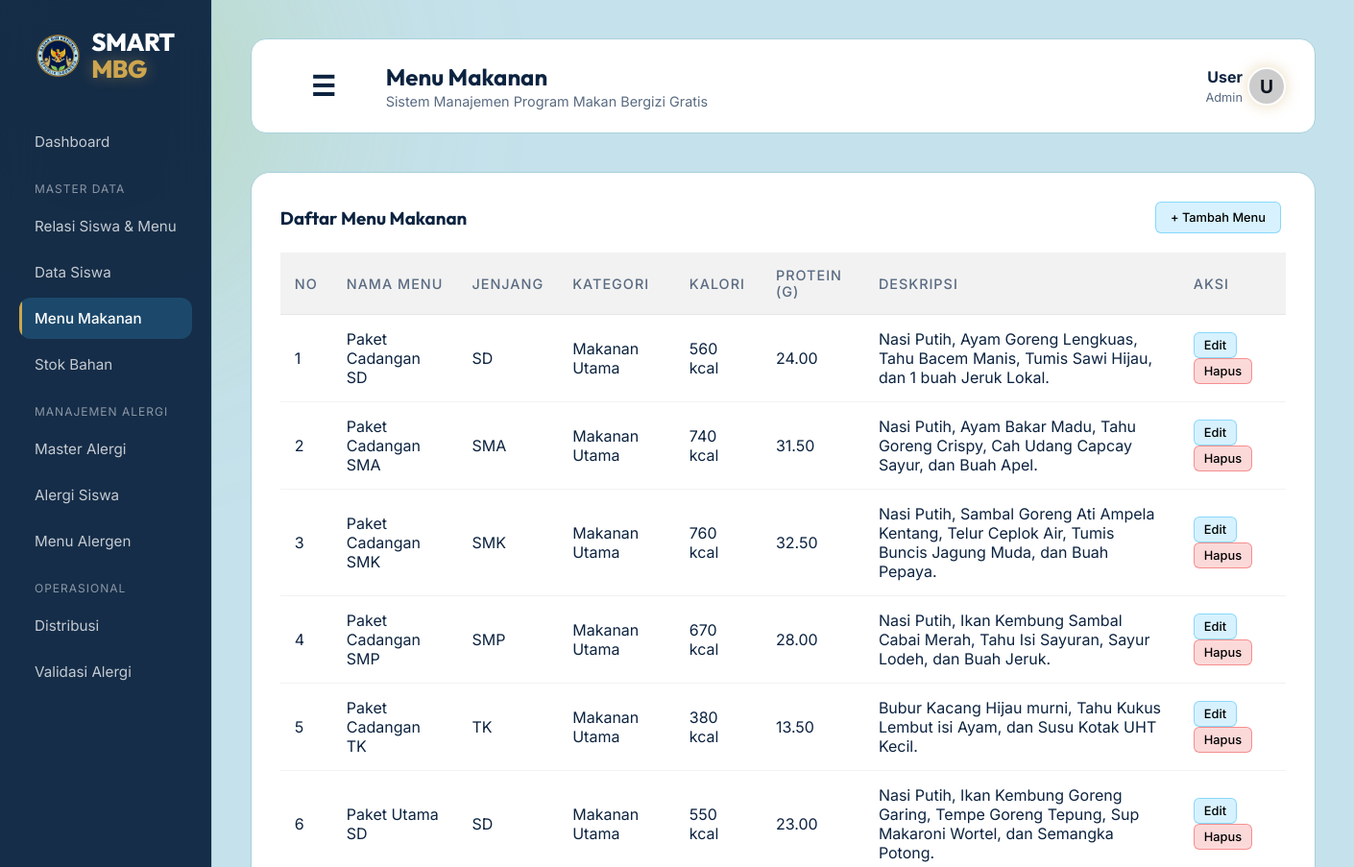
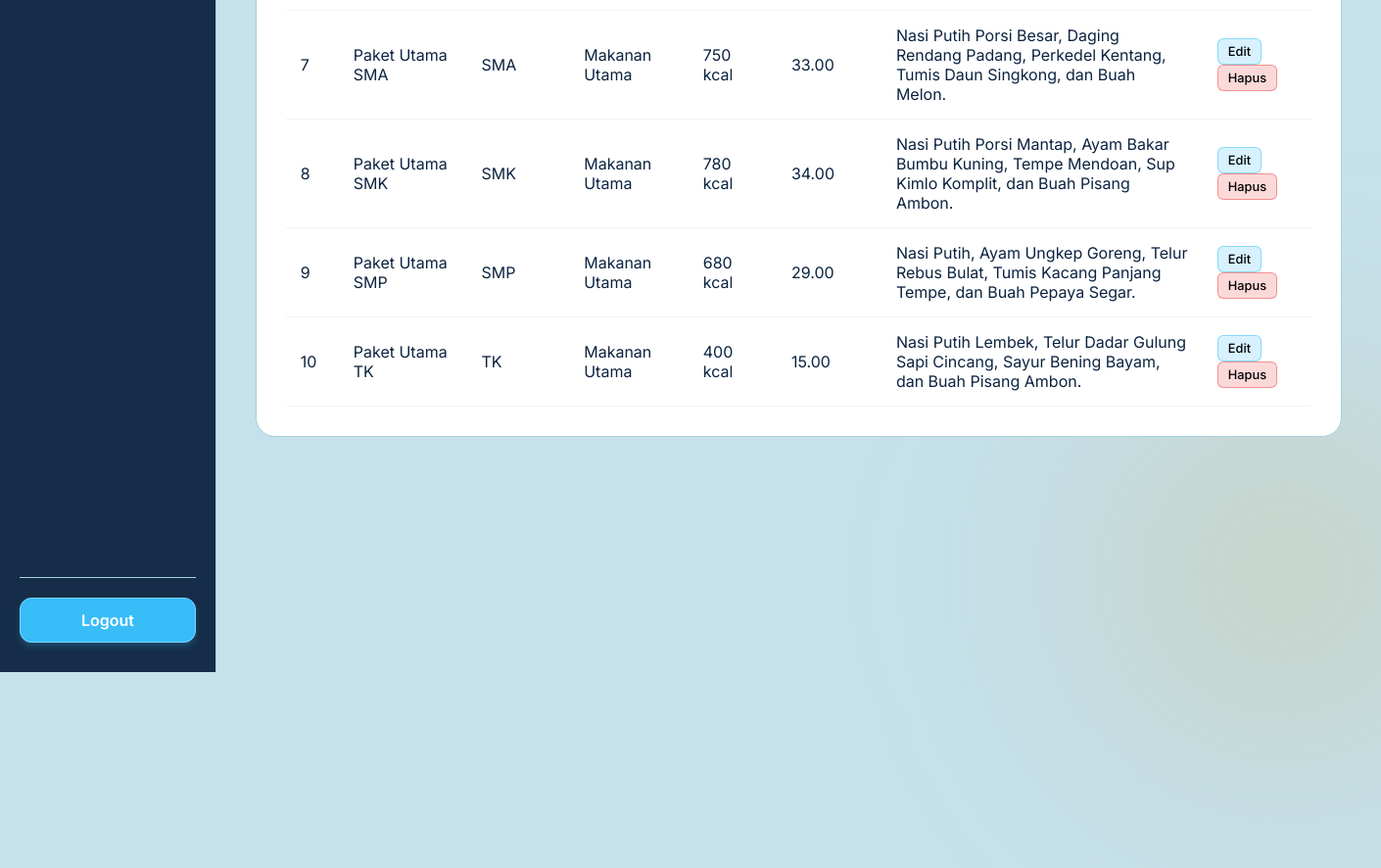
The app's page /public/menu with its own data (2 pictures, top to bottom).
### tables this page shows
CREATE TABLE `menu_makanan` (
  `id_menu` int(11) NOT NULL,
  `nama_menu` varchar(100) NOT NULL,
  `jenjang` enum('TK','SD','SMP','SMA','SMK') NOT NULL,
  `kategori` enum('Makanan Utama','Lauk','Sayur','Buah','Minuman') NOT NULL,
  `deskripsi` text DEFAULT NULL,
  `kalori` int(11) NOT NULL,
  `protein` decimal(5,2) DEFAULT 0.00,
  `lemak` decimal(5,2) DEFAULT 0.00,
  `karbohidrat` decimal(5,2) DEFAULT 0.00,
  `vitamin` decimal(5,2) DEFAULT 0.00,
  `berat_porsi` int(11) DEFAULT 0 COMMENT 'gram',
  `harga` decimal(10,2) DEFAULT 0.00,
  `status` enum('Aktif','Nonaktif') DEFAULT 'Aktif',
  `created_at` timestamp NOT NULL DEFAULT current_timestamp()
);

### app/core/Controller.php (called while the page is built, shortened)
<?php
class Controller {
    public function view($view, $data = []) {
        require_once '../app/views/' . $view . '.php';
    }
    public function model($model) {
        return new $model;
    }
}

### app/controllers/Menu.php (called while the page is built, shortened)
<?php
class Menu extends Controller {
    public function index() {
        $data['judul'] = 'Menu Makanan';
        $data['menu'] = $this->model('Menu_model')->getAllMenu();
        $this->view('menu/index', $data);
    }
}

### app/core/App.php (called while the page is built, shortened)
<?php
class App {
    protected $method = 'index';
    protected $params = [];
    public function __construct() {
        $this->controller = new $this->controller;
        call_user_func_array([$this->controller, $this->method], $this->params);
    }
}

### public/index.php (called while the page is built, shortened)
<?php
$app = new App();

### app/core/Database.php (called while the page is built, shortened)
<?php
class Database {
    private $host = DB_HOST;
    private $user = DB_USER;
    private $pass = DB_PASS;
    private $db_name = DB_NAME;
    private $dbh;
    private $stmt;
    public function __construct() {
        $dsn = 'mysql:host=' . $this->host . ';dbname=' . $this->db_name;
        $option = [
            PDO::ATTR_PERSISTENT => true,
            PDO::ATTR_ERRMODE => PDO::ERRMODE_EXCEPTION
        ];
        try {
            $this->dbh = new PDO($dsn, $this->user, $this->pass, $option);
        } catch(PDOException $e) {
            die($e->getMessage());
        }
    }
    public function query($query) {
        $this->stmt = $this->dbh->prepare($query);
    }
    public function execute() {
        $this->stmt->execute();
    }
    public function resultSet() {
        $this->execute();
        return $this->stmt->fetchAll(PDO::FETCH_ASSOC);
    }
}

### app/models/Menu_model.php (called while the page is built, shortened)
<?php
class Menu_model {
    private $table = 'menu_makanan';
    private $db;
    public function __construct() {
        $this->db = new Database;
    }
    public function getAllMenu() {
        $this->db->query('SELECT * FROM ' . $this->table . ' ORDER BY nama_menu ASC');
        return $this->db->resultSet();
    }
}

### app/config/config.php (called while the page is built, shortened)
<?php
function esc($string) {
    return htmlspecialchars((string)$string, ENT_QUOTES, 'UTF-8');
}

### app/views/menu/index.php (the view, shortened to what this page needs)
<div class="glass-panel-widget" style="width: 100%;">
    <div style="display:flex; justify-content: space-between; align-items:center;">
        <h3 style="color:var(--text-primary); font-family: 'Outfit';">Daftar Menu Makanan</h3>
        <a href="#" onclick="document.getElementById('modalTambah').style.display='flex'; return false;" class="btn-sm btn-sm-edit" style="padding: 8px 15px;">+ Tambah Menu</a>
    </div>
    <div class="table-responsive">
        <table>
            <thead>
                <tr>
                    <th>No</th>
                    <th>Nama Menu</th>
                    <th>Jenjang</th>
                    <th>Kategori</th>
                    <th>Kalori</th>
                    <th>Protein (g)</th>
                    <th>Deskripsi</th>
                    <th>Aksi</th>
                </tr>
            </thead>
            <tbody>
                <?php $i=1; foreach($data['menu'] as $m) : ?>
                <tr>
                    <td><?= $i++; ?></td>
                    <td><?= esc($m['nama_menu']); ?></td>
                    <td><?= esc($m['jenjang']); ?></td>
                    <td><?= esc($m['kategori']); ?></td>
                    <td><?= esc($m['kalori']); ?> kcal</td>
                    <td><?= esc($m['protein']); ?></td>
                    <td><?= esc($m['deskripsi']); ?></td>
                    <td>
                        <a href="#" onclick="openUpdateModal('<?= esc($m['id_menu']); ?>', '<?= esc($m['nama_menu']); ?>', '<?= esc($m['jenjang']); ?>', '<?= esc($m['kategori']); ?>', '<?= esc($m['kalori']); ?>', '<?= esc($m['protein']); ?>', '<?= esc($m['deskripsi']); ?>'); return false;" class="btn-sm btn-sm-edit">Edit</a>
                        <a href="<?= BASEURL; ?>/menu/hapus/<?= esc($m['id_menu']); ?>" onclick="return confirm('Apakah Anda yakin ingin menghapus menu ini?');" class="btn-sm btn-sm-delete">Hapus</a>
                    </td>
                </tr>
                <?php endforeach; ?>
            </tbody>
        </table>
    </div>
</div>

### public/css/style.css (style rules this page uses)
:root { --bg-color: #c5e1eb; --text-primary: #0c2340; --text-secondary: #5a6b82; --accent-color: #cea64f; --accent-glow: rgba(206, 166, 79, 0.4); --glass-bg: #ffffff; --glass-border: #a8d0db; --mbg-green: #97c55c; --mbg-navy: #0c2340; }
* { margin: 0; padding: 0; box-sizing: border-box; }
body { font-family: 'Inter', sans-serif; background-color: var(--bg-color); color: var(--text-primary); min-height: 100vh; display: flex; justify-content: center; align-items: center; overflow: hidden; position: relative; }

### records on screen
menu_makanan: nama_menu "Paket Cadangan SD", jenjang "SD", kategori "Makanan Utama", kalori "560", protein "24.00", deskripsi "Nasi Putih, Ayam Goreng Lengkuas, Tahu Bacem Manis, Tumis Sawi Hijau, dan 1 buah Jeruk Lokal."
menu_makanan: nama_menu "Paket Cadangan SMA", jenjang "SMA", kategori "Makanan Utama", kalori "740", protein "31.50", deskripsi "Nasi Putih, Ayam Bakar Madu, Tahu Goreng Crispy, Cah Udang Capcay Sayur, dan Buah Apel."
menu_makanan: nama_menu "Paket Cadangan SMK", jenjang "SMK", kategori "Makanan Utama", kalori "760", protein "32.50", deskripsi "Nasi Putih, Sambal Goreng Ati Ampela Kentang, Telur Ceplok Air, Tumis Buncis Jagung Muda, dan Buah Pepaya."
menu_makanan: nama_menu "Paket Cadangan SMP", jenjang "SMP", kategori "Makanan Utama", kalori "670", protein "28.00", deskripsi "Nasi Putih, Ikan Kembung Sambal Cabai Merah, Tahu Isi Sayuran, Sayur Lodeh, dan Buah Jeruk."
menu_makanan: nama_menu "Paket Cadangan TK", jenjang "TK", kategori "Makanan Utama", kalori "380", protein "13.50", deskripsi "Bubur Kacang Hijau murni, Tahu Kukus Lembut isi Ayam, dan Susu Kotak UHT Kecil."
menu_makanan: nama_menu "Paket Utama SD", jenjang "SD", kategori "Makanan Utama", kalori "550", protein "23.00", deskripsi "Nasi Putih, Ikan Kembung Goreng Garing, Tempe Goreng Tepung, Sup Makaroni Wortel, dan Semangka Potong."
menu_makanan: nama_menu "Paket Utama SMA", jenjang "SMA", kategori "Makanan Utama", kalori "750", protein "33.00", deskripsi "Nasi Putih Porsi Besar, Daging Rendang Padang, Perkedel Kentang, Tumis Daun Singkong, dan Buah Melon."
menu_makanan: nama_menu "Paket Utama SMK", jenjang "SMK", kategori "Makanan Utama", kalori "780", protein "34.00", deskripsi "Nasi Putih Porsi Mantap, Ayam Bakar Bumbu Kuning, Tempe Mendoan, Sup Kimlo Komplit, dan Buah Pisang Ambon."
menu_makanan: nama_menu "Paket Utama SMP", jenjang "SMP", kategori "Makanan Utama", kalori "680", protein "29.00", deskripsi "Nasi Putih, Ayam Ungkep Goreng, Telur Rebus Bulat, Tumis Kacang Panjang Tempe, dan Buah Pepaya Segar."
menu_makanan: nama_menu "Paket Utama TK", jenjang "TK", kategori "Makanan Utama", kalori "400", protein "15.00", deskripsi "Nasi Putih Lembek, Telur Dadar Gulung Sapi Cincang, Sayur Bening Bayam, dan Buah Pisang Ambon."

### other values on screen
$data['judul'] "Menu Makanan"
$inisial "U"
